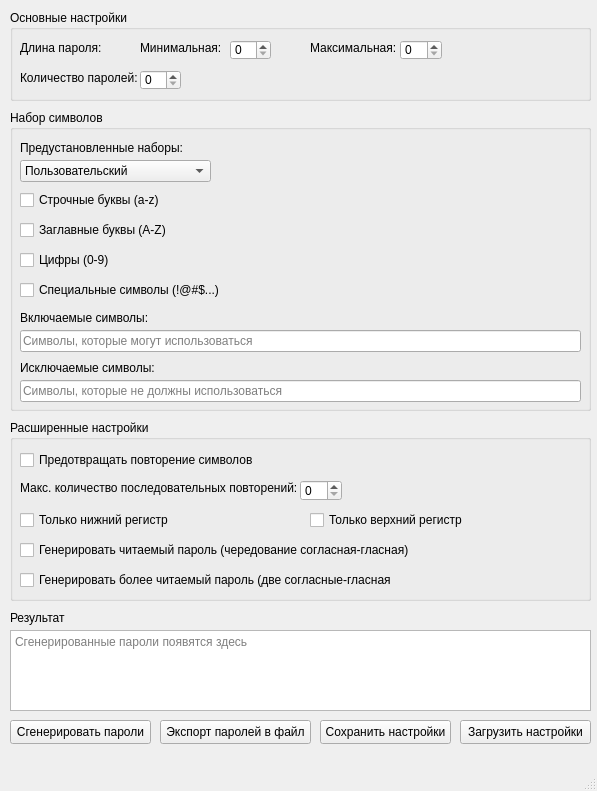
<?xml version="1.0" encoding="UTF-8"?>
<ui version="4.0">
 <class>MainWindow</class>
 <widget class="QMainWindow" name="MainWindow">
  <property name="geometry">
   <rect>
    <x>0</x>
    <y>0</y>
    <width>597</width>
    <height>791</height>
   </rect>
  </property>
  <property name="windowTitle">
   <string>Генератор паролей</string>
  </property>
  <widget class="QWidget" name="centralwidget">
   <widget class="QTextEdit" name="textEdit_result">
    <property name="geometry">
     <rect>
      <x>10</x>
      <y>630</y>
      <width>581</width>
      <height>81</height>
     </rect>
    </property>
    <property name="readOnly">
     <bool>true</bool>
    </property>
    <property name="html">
     <string>&lt;!DOCTYPE HTML PUBLIC &quot;-//W3C//DTD HTML 4.0//EN&quot; &quot;http://www.w3.org/TR/REC-html40/strict.dtd&quot;&gt;
&lt;html&gt;&lt;head&gt;&lt;meta name=&quot;qrichtext&quot; content=&quot;1&quot; /&gt;&lt;meta charset=&quot;utf-8&quot; /&gt;&lt;style type=&quot;text/css&quot;&gt;
p, li { white-space: pre-wrap; }
hr { height: 1px; border-width: 0; }
li.unchecked::marker { content: &quot;\2610&quot;; }
li.checked::marker { content: &quot;\2612&quot;; }
&lt;/style&gt;&lt;/head&gt;&lt;body style=&quot; font-family:'Segoe UI'; font-size:9pt; font-weight:400; font-style:normal;&quot;&gt;
&lt;p style=&quot;-qt-paragraph-type:empty; margin-top:0px; margin-bottom:0px; margin-left:0px; margin-right:0px; -qt-block-indent:0; text-indent:0px;&quot;&gt;&lt;br /&gt;&lt;/p&gt;&lt;/body&gt;&lt;/html&gt;</string>
    </property>
    <property name="placeholderText">
     <string>Сгенерированные пароли появятся здесь</string>
    </property>
   </widget>
   <widget class="QLabel" name="label_result">
    <property name="geometry">
     <rect>
      <x>10</x>
      <y>610</y>
      <width>61</width>
      <height>16</height>
     </rect>
    </property>
    <property name="text">
     <string>Результат</string>
    </property>
   </widget>
   <widget class="QPushButton" name="pushButton_generate">
    <property name="geometry">
     <rect>
      <x>10</x>
      <y>720</y>
      <width>141</width>
      <height>24</height>
     </rect>
    </property>
    <property name="text">
     <string>Сгенерировать пароли</string>
    </property>
   </widget>
   <widget class="QPushButton" name="pushButton_exportpasswords">
    <property name="geometry">
     <rect>
      <x>160</x>
      <y>720</y>
      <width>151</width>
      <height>24</height>
     </rect>
    </property>
    <property name="text">
     <string>Экспорт паролей в файл</string>
    </property>
   </widget>
   <widget class="QPushButton" name="pushButton_exportsettings">
    <property name="geometry">
     <rect>
      <x>320</x>
      <y>720</y>
      <width>131</width>
      <height>24</height>
     </rect>
    </property>
    <property name="text">
     <string>Сохранить настройки</string>
    </property>
   </widget>
   <widget class="QPushButton" name="pushButton_importsettings">
    <property name="geometry">
     <rect>
      <x>460</x>
      <y>720</y>
      <width>131</width>
      <height>24</height>
     </rect>
    </property>
    <property name="text">
     <string>Загрузить настройки</string>
    </property>
   </widget>
   <widget class="QGroupBox" name="groupBox_characterset">
    <property name="geometry">
     <rect>
      <x>10</x>
      <y>110</y>
      <width>581</width>
      <height>301</height>
     </rect>
    </property>
    <property name="title">
     <string>Набор символов</string>
    </property>
    <widget class="QLineEdit" name="lineEdit_excludedchars">
     <property name="geometry">
      <rect>
       <x>10</x>
       <y>270</y>
       <width>561</width>
       <height>22</height>
      </rect>
     </property>
     <property name="placeholderText">
      <string>Символы, которые не должны использоваться</string>
     </property>
    </widget>
    <widget class="QLabel" name="label_excludedchars">
     <property name="geometry">
      <rect>
       <x>10</x>
       <y>250</y>
       <width>141</width>
       <height>16</height>
      </rect>
     </property>
     <property name="text">
      <string>Исключаемые символы:</string>
     </property>
    </widget>
    <widget class="QCheckBox" name="checkBox_uppercase">
     <property name="geometry">
      <rect>
       <x>10</x>
       <y>110</y>
       <width>151</width>
       <height>20</height>
      </rect>
     </property>
     <property name="text">
      <string>Заглавные буквы (A-Z)</string>
     </property>
    </widget>
    <widget class="QLineEdit" name="lineEdit_includedchars">
     <property name="geometry">
      <rect>
       <x>10</x>
       <y>220</y>
       <width>561</width>
       <height>22</height>
      </rect>
     </property>
     <property name="placeholderText">
      <string>Символы, которые могут использоваться</string>
     </property>
    </widget>
    <widget class="QCheckBox" name="checkBox_lowercase">
     <property name="geometry">
      <rect>
       <x>10</x>
       <y>80</y>
       <width>151</width>
       <height>20</height>
      </rect>
     </property>
     <property name="text">
      <string>Строчные буквы (a-z)</string>
     </property>
    </widget>
    <widget class="QCheckBox" name="checkBox_specialchars">
     <property name="geometry">
      <rect>
       <x>10</x>
       <y>170</y>
       <width>201</width>
       <height>20</height>
      </rect>
     </property>
     <property name="text">
      <string>Специальные символы (!@#$...)</string>
     </property>
    </widget>
    <widget class="QLabel" name="label_includedchars">
     <property name="geometry">
      <rect>
       <x>10</x>
       <y>200</y>
       <width>141</width>
       <height>16</height>
      </rect>
     </property>
     <property name="text">
      <string>Включаемые символы:</string>
     </property>
    </widget>
    <widget class="QLabel" name="label_preinstalledsets">
     <property name="geometry">
      <rect>
       <x>10</x>
       <y>30</y>
       <width>171</width>
       <height>16</height>
      </rect>
     </property>
     <property name="text">
      <string>Предустановленные наборы:</string>
     </property>
    </widget>
    <widget class="QCheckBox" name="checkBox_digits">
     <property name="geometry">
      <rect>
       <x>10</x>
       <y>140</y>
       <width>101</width>
       <height>20</height>
      </rect>
     </property>
     <property name="text">
      <string>Цифры (0-9)</string>
     </property>
    </widget>
    <widget class="QComboBox" name="comboBox_preinstalledsets">
     <property name="geometry">
      <rect>
       <x>10</x>
       <y>50</y>
       <width>191</width>
       <height>22</height>
      </rect>
     </property>
     <property name="currentText">
      <string>Пользовательский</string>
     </property>
     <item>
      <property name="text">
       <string>Пользовательский</string>
      </property>
     </item>
     <item>
      <property name="text">
       <string>Только буквы</string>
      </property>
     </item>
     <item>
      <property name="text">
       <string>Буквы и цифры</string>
      </property>
     </item>
     <item>
      <property name="text">
       <string>Буквы, цифры и спец. символы</string>
      </property>
     </item>
    </widget>
   </widget>
   <widget class="QGroupBox" name="groupBox_mainsettings">
    <property name="geometry">
     <rect>
      <x>10</x>
      <y>10</y>
      <width>581</width>
      <height>91</height>
     </rect>
    </property>
    <property name="title">
     <string>Основные настройки</string>
    </property>
    <widget class="QSpinBox" name="spinBox_number">
     <property name="geometry">
      <rect>
       <x>130</x>
       <y>60</y>
       <width>41</width>
       <height>20</height>
      </rect>
     </property>
    </widget>
    <widget class="QLabel" name="label_min">
     <property name="geometry">
      <rect>
       <x>130</x>
       <y>30</y>
       <width>91</width>
       <height>16</height>
      </rect>
     </property>
     <property name="text">
      <string>Минимальная:</string>
     </property>
    </widget>
    <widget class="QLabel" name="label_length">
     <property name="geometry">
      <rect>
       <x>10</x>
       <y>30</y>
       <width>91</width>
       <height>16</height>
      </rect>
     </property>
     <property name="text">
      <string>Длина пароля:</string>
     </property>
    </widget>
    <widget class="QLabel" name="label_max">
     <property name="geometry">
      <rect>
       <x>300</x>
       <y>30</y>
       <width>91</width>
       <height>16</height>
      </rect>
     </property>
     <property name="text">
      <string>Максимальная:</string>
     </property>
    </widget>
    <widget class="QSpinBox" name="spinBox_max">
     <property name="geometry">
      <rect>
       <x>390</x>
       <y>30</y>
       <width>42</width>
       <height>20</height>
      </rect>
     </property>
    </widget>
    <widget class="QSpinBox" name="spinBox_min">
     <property name="geometry">
      <rect>
       <x>220</x>
       <y>30</y>
       <width>41</width>
       <height>20</height>
      </rect>
     </property>
    </widget>
    <widget class="QLabel" name="label_number">
     <property name="geometry">
      <rect>
       <x>10</x>
       <y>60</y>
       <width>131</width>
       <height>16</height>
      </rect>
     </property>
     <property name="text">
      <string>Количество паролей:</string>
     </property>
    </widget>
   </widget>
   <widget class="QGroupBox" name="groupBox_advsettings">
    <property name="geometry">
     <rect>
      <x>10</x>
      <y>420</y>
      <width>581</width>
      <height>181</height>
     </rect>
    </property>
    <property name="title">
     <string>Расширенные настройки</string>
    </property>
    <widget class="QCheckBox" name="checkBox_morereadablepassword">
     <property name="geometry">
      <rect>
       <x>10</x>
       <y>150</y>
       <width>371</width>
       <height>20</height>
      </rect>
     </property>
     <property name="text">
      <string>Генерировать более читаемый пароль (две согласные-гласная)</string>
     </property>
    </widget>
    <widget class="QCheckBox" name="checkBox_onlyuppercase">
     <property name="geometry">
      <rect>
       <x>300</x>
       <y>90</y>
       <width>161</width>
       <height>20</height>
      </rect>
     </property>
     <property name="text">
      <string>Только верхний регистр</string>
     </property>
    </widget>
    <widget class="QCheckBox" name="checkBox_readablepassword">
     <property name="geometry">
      <rect>
       <x>10</x>
       <y>120</y>
       <width>391</width>
       <height>20</height>
      </rect>
     </property>
     <property name="text">
      <string>Генерировать читаемый пароль (чередование согласная-гласная)</string>
     </property>
    </widget>
    <widget class="QCheckBox" name="checkBox_preventrepeat">
     <property name="geometry">
      <rect>
       <x>10</x>
       <y>30</y>
       <width>241</width>
       <height>20</height>
      </rect>
     </property>
     <property name="text">
      <string>Предотвращать повторение символов</string>
     </property>
    </widget>
    <widget class="QLabel" name="label_maxrepeats">
     <property name="geometry">
      <rect>
       <x>10</x>
       <y>60</y>
       <width>291</width>
       <height>16</height>
      </rect>
     </property>
     <property name="text">
      <string>Макс. количество последовательных повторений:</string>
     </property>
    </widget>
    <widget class="QSpinBox" name="spinBox_maxrepeats">
     <property name="geometry">
      <rect>
       <x>290</x>
       <y>60</y>
       <width>42</width>
       <height>21</height>
      </rect>
     </property>
    </widget>
    <widget class="QCheckBox" name="checkBox_onlylowercase">
     <property name="geometry">
      <rect>
       <x>10</x>
       <y>90</y>
       <width>161</width>
       <height>20</height>
      </rect>
     </property>
     <property name="text">
      <string>Только нижний регистр</string>
     </property>
    </widget>
   </widget>
  </widget>
  <widget class="QMenuBar" name="menubar">
   <property name="geometry">
    <rect>
     <x>0</x>
     <y>0</y>
     <width>597</width>
     <height>22</height>
    </rect>
   </property>
  </widget>
  <widget class="QStatusBar" name="statusbar"/>
 </widget>
 <resources/>
 <connections/>
</ui>
